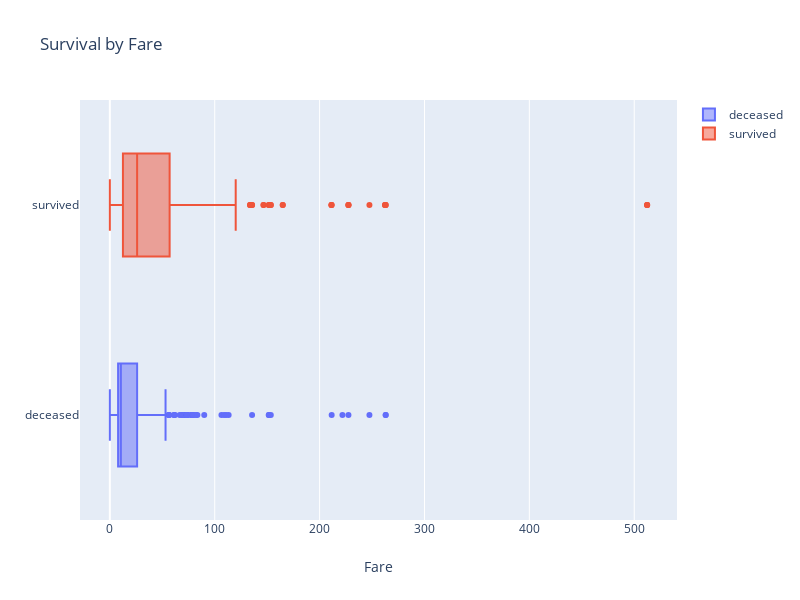

The notebook cell this image was saved under:
### Markdown cell above
## How does the distribution of fare look among survivors and non-survivors?
#### Fare is highly correlated with Pclass. It could be another variable to influence survival.

### Code cell
#Fare paid by those who passed away
fares_deceased = titanic_df1["Fare"][titanic_df1["Survived"] == 0]

#Fare paid by survivors
fares_survived = titanic_df1["Fare"][titanic_df1["Survived"] == 1]

#Survival by fare - Boxplot
trace0 = go.Box(x = fares_deceased, name = "deceased")
trace1 = go.Box(x = fares_survived, name = "survived")
fare_by_survival_data = [trace0, trace1]
layout = go.Layout(xaxis = dict(title = 'Fare'),title = "Survival by Fare",
                   width = 800, height = 600)
fig4 = go.Figure(data=fare_by_survival_data, layout=layout)

fig4.show()

### Figure 1 — Plotly figure (JSON) as saved in the notebook; plotly's stock layout.template omitted (floating-point values rounded to 4 significant figures; data arrays with more than 128 entries replaced by an {"elided": "..."} marker saying what was removed)
{"data": [{"name": "deceased", "type": "box", "x": {"elided": "549 float values"}}, {"name": "survived", "type": "box", "x": {"elided": "342 float values"}}], "layout": {"height": 600, "title": {"text": "Survival by Fare"}, "width": 800, "xaxis": {"title": {"text": "Fare"}}}}
